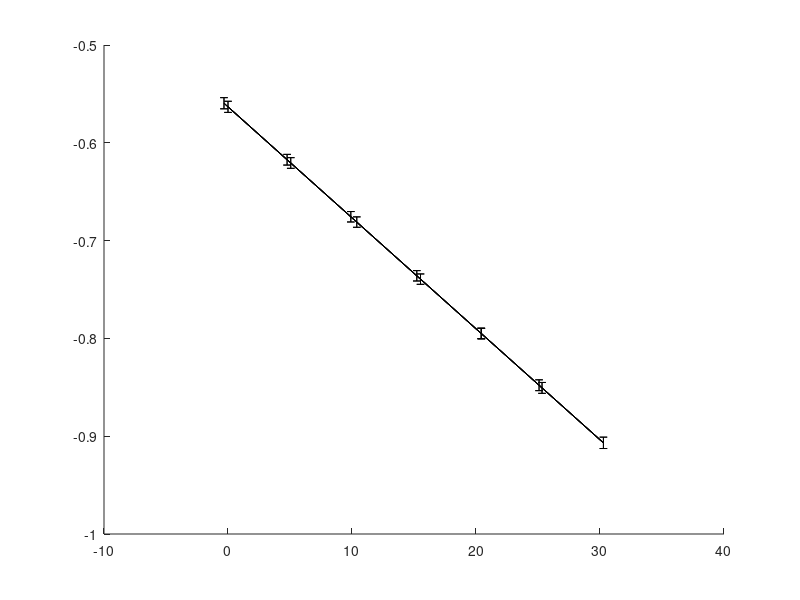

Write the MATLAB code that produced this figure. (Note: this script raises an error after producing the figure.)
load calibrata.mat
x = calibrata(:,1);
y = calibrata(:,2);

% Perform least squares
[c,s] = polyfit(x,y,1);
[y2,delta] = polyval(c,x,s);  %Evaluates polynomial

uppervals = polyfit(x,y + 3 .* delta,1);  %Upper and lower lines
y_uppers = polyval(uppervals,x);

lowervals = polyfit(x,y - 3 .* delta,1);
y_lowers = polyval(lowervals,x);

close all
figure
hold on

h1 = errorbar(x, y2, 3 .* delta, 'k');  %Multiply to get 3 sigma
h2 = errorbar(x, y2, 3 .* delta,'k');
h2.LineStyle = 'none';
h3 = scatter(x,y,15,'bs','filled');
hu = plot(x,y_uppers,'--r');
hl = plot(x,y_lowers,'--r');


H = [h3; h1; hu];

legend(H,'Experimental data','Least squares fit','3\sigma bounds')
grid on
box on
xlabel('Load [lbs]')
ylabel('Bridge output [volts]')
title('Load Cell Calibration Curve')
hold off
